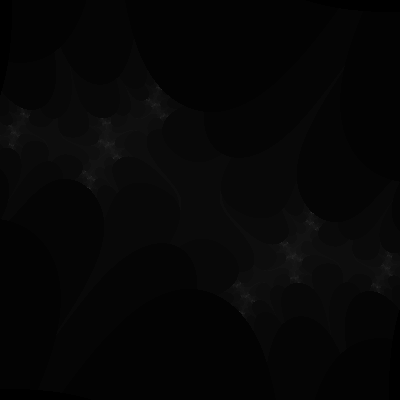
Frame 1 (no input)
Frame 60 (no input): identical to frame 1, image omitted
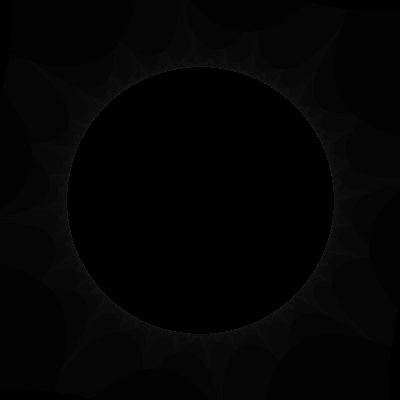
Frame 120 (the mouse pressed at the canvas centre since frame 60)

The p5.js sketch that drew these frames (run headless with seeded random() and noise() and a simulated clock; from frame 60 on, the mouse is pressed at the canvas centre):

// p5.js sketch
// ── sketch.js
// https://en.wikipedia.org/wiki/Julia_set
// http://paulbourke.net/fractals/juliaset/

// const ca = 0
// const cb = 0.8
// const ca = -0.70167
// const cb = -0.3842
let ca
let cb

const maxI = 100

const minVal = -1.5
const maxVal = 1.5

function setup() {
  createCanvas(400, 400)
  pixelDensity(1)
}

function draw () {

  ca = map(mouseX, 0, width, -1, 1)
  cb = map(mouseY, 0, height, -1, 1)

  loadPixels()
  for (let x = 0; x < width; x++) {
    for (let y = 0; y < width; y++) {

      let a = map(x, 0, width, minVal, maxVal)
      let b = map(y, 0, height, minVal, maxVal)

      let n = 0

      while (n < maxI) {
        let aa = a * a - b * b
        let bb = 2 * a * b

        if (abs(aa + bb) > 4) {
          break
        }

        a = aa + ca
        b = bb + cb

        n++
      }


      // let bright = 255
      // let bright = (n * 16) % 255
      let bright = map(n, 0, maxI, 0, 255)
      // bright = map(sqrt(bright), 0, 1, 0, 255)
      if (n === maxI) {
        bright = 0
      }

      let pix = (x + y * width) * 4
      pixels[pix + 0] = bright
      pixels[pix + 1] = bright
      pixels[pix + 2] = bright
      pixels[pix + 3] = 255
    }
  }
  updatePixels()
}
